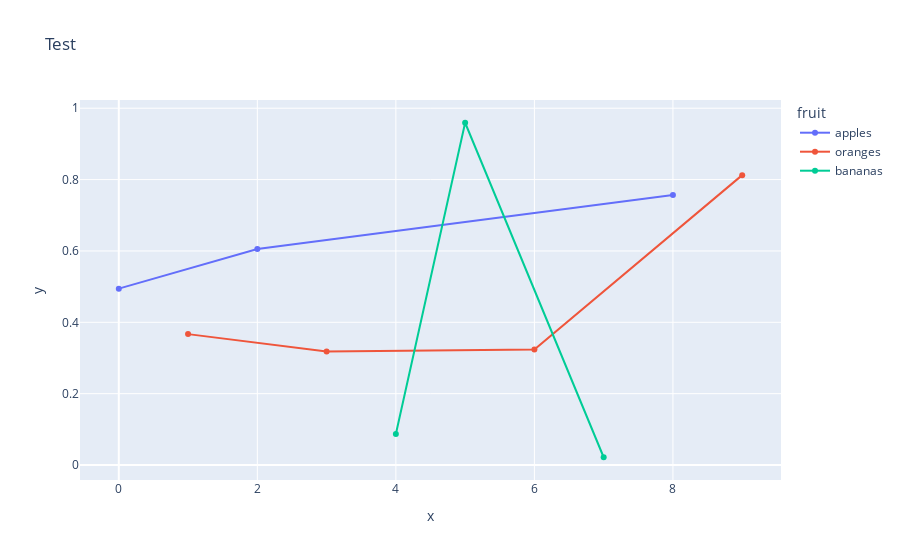

The cell this chart's notebook holds for it:
### Markdown cell above
使用`px.line()`可以调用一次绘制多条线。

### Code cell
import plotly.express as px

fig = px.line(df_line_chart, x="x", y="y", color="fruit", markers=True, title='Test')
fig.show()

### Figure 1 — Plotly figure (JSON) as saved in the notebook; plotly's stock layout.template omitted (floating-point values rounded to 4 significant figures)
{"data": [{"hovertemplate": "fruit=apples<br>x=%{x}<br>y=%{y}<extra></extra>", "legendgroup": "apples", "line": {"color": "#636efa", "dash": "solid"}, "marker": {"symbol": "circle"}, "mode": "lines+markers", "name": "apples", "orientation": "v", "showlegend": true, "type": "scatter", "x": [0, 2, 8], "xaxis": "x", "y": [0.4943, 0.6052, 0.7569], "yaxis": "y"}, {"hovertemplate": "fruit=oranges<br>x=%{x}<br>y=%{y}<extra></extra>", "legendgroup": "oranges", "line": {"color": "#EF553B", "dash": "solid"}, "marker": {"symbol": "circle"}, "mode": "lines+markers", "name": "oranges", "orientation": "v", "showlegend": true, "type": "scatter", "x": [1, 3, 6, 9], "xaxis": "x", "y": [0.3669, 0.3183, 0.3238, 0.8125], "yaxis": "y"}, {"hovertemplate": "fruit=bananas<br>x=%{x}<br>y=%{y}<extra></extra>", "legendgroup": "bananas", "line": {"color": "#00cc96", "dash": "solid"}, "marker": {"symbol": "circle"}, "mode": "lines+markers", "name": "bananas", "orientation": "v", "showlegend": true, "type": "scatter", "x": [4, 5, 7], "xaxis": "x", "y": [0.08676, 0.9593, 0.0218], "yaxis": "y"}], "layout": {"legend": {"title": {"text": "fruit"}, "tracegroupgap": 0}, "title": {"text": "Test"}, "xaxis": {"anchor": "y", "domain": [0, 1], "title": {"text": "x"}}, "yaxis": {"anchor": "x", "domain": [0, 1], "title": {"text": "y"}}}}
